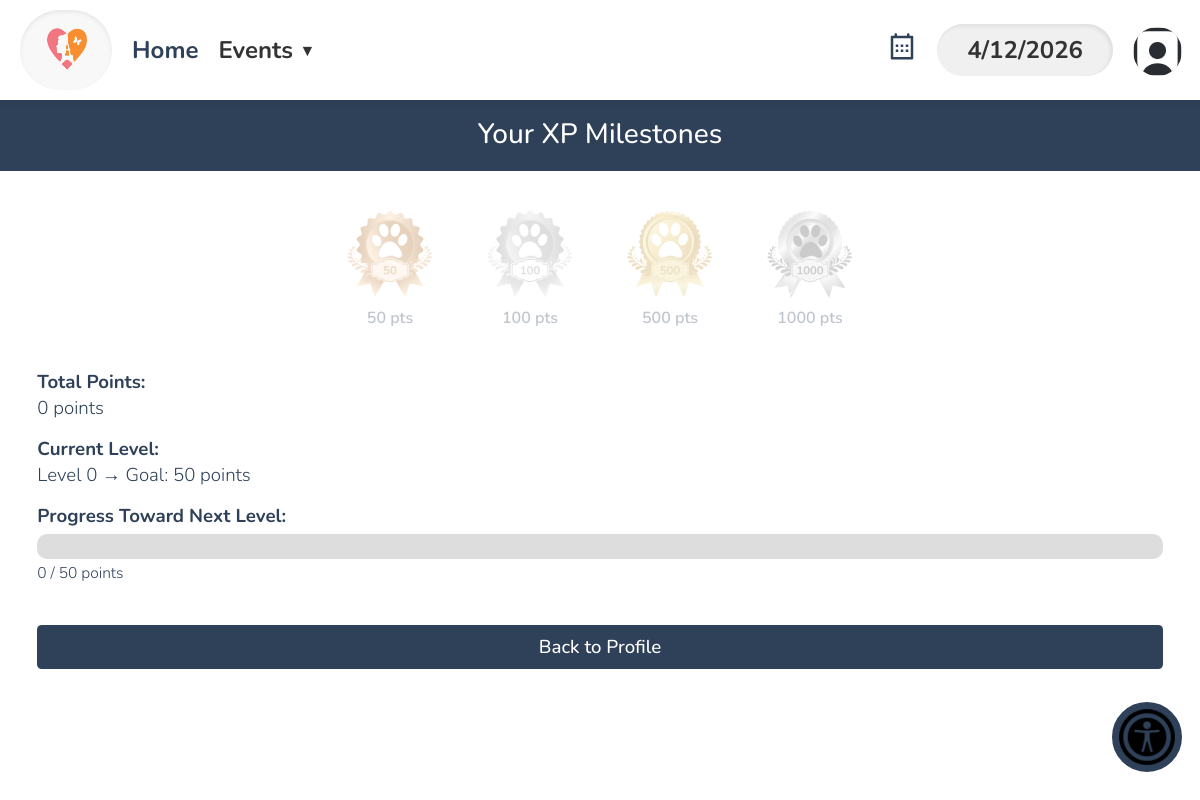
/milestonePoints.php (signed in), run on the app's committed database.
### tables this page shows
CREATE TABLE `dbpersons` (
  `id` varchar(256) NOT NULL,
  `start_date` text DEFAULT NULL,
  `first_name` text NOT NULL,
  `last_name` text DEFAULT NULL,
  `street_address` text DEFAULT NULL,
  `city` text DEFAULT NULL,
  `state` varchar(2) DEFAULT NULL,
  `zip_code` text DEFAULT NULL,
  `phone1` varchar(12) DEFAULT NULL,
  `over21` enum('true','false') DEFAULT NULL,
  `phone1type` text DEFAULT NULL,
  `emergency_contact_phone` varchar(12) DEFAULT NULL,
  `emergency_contact_phone_type` text DEFAULT NULL,
  `birthday` text DEFAULT NULL,
  `email` text DEFAULT NULL,
  `email_prefs` enum('true','false') DEFAULT NULL,
  `emergency_contact_first_name` text DEFAULT NULL,
  `contact_num` varchar(255) DEFAULT 'n/a',
  `emergency_contact_relation` text DEFAULT NULL,
  `contact_method` text DEFAULT NULL,
  `type` text DEFAULT NULL,
  `status` text DEFAULT NULL,
  `notes` longtext DEFAULT NULL,
  `password` text DEFAULT NULL,
  `affiliation` varchar(100) DEFAULT NULL,
  `branch` varchar(100) DEFAULT NULL,
  `archived` tinyint(1) DEFAULT NULL,
  `emergency_contact_last_name` text DEFAULT NULL,
  `gender` varchar(20) DEFAULT NULL,
  `t_shirt_size` varchar(10) DEFAULT NULL,
  `computer_access` enum('yes','no') DEFAULT NULL,
  `camera_access` enum('yes','no') DEFAULT NULL,
  `transportation_access` enum('yes','no') DEFAULT NULL,
  `skills` text DEFAULT NULL,
  `experience` text DEFAULT NULL,
  `about_consent` enum('yes','no') DEFAULT NULL,
  `total_hours_volunteered` decimal(8,2) DEFAULT 0.00,
  `force_password_change` tinyint(1) DEFAULT 0,
  `profile_pic` varchar(512) DEFAULT 'images/usaicon.png',
  `cpr_training_completion` enum('yes','no') DEFAULT 'no',
  `aed_training_completion` enum('yes','no') DEFAULT 'no',
  `has_disability` enum('yes','no') DEFAULT 'no',
  `disability_specifications` varchar(255) DEFAULT NULL
);

### database/dbPersons.php (called while the page is built, shortened)
<?php
    function get_profile_pic($id) {
        $con = connect();
        $id = mysqli_real_escape_string($con, $id);
        $query = "SELECT profile_pic FROM dbpersons WHERE id = '$id'";
        $result = mysqli_query($con, $query);
        $row = mysqli_fetch_assoc($result);
        return !empty($row['profile_pic']) ? $row['profile_pic'] : 'images/usaicon.png';
    }

### milestonePoints.php (the view, shortened to what this page needs)
<?php
require_once('database/dbPersons.php');
$userID = $_SESSION['_id'];
$points = 0;
$con = connect();
$escaped_id = mysqli_real_escape_string($con, $userID);
$query = "SELECT total_hours_volunteered FROM dbpersons WHERE id = '$escaped_id'";
$result = mysqli_query($con, $query);
if ($row = mysqli_fetch_assoc($result)) {
    $points = round($row['total_hours_volunteered']);
}
$xp_levels = [50, 100, 500, 1000];
$current_level = 0;
$next_level = 50;
foreach ($xp_levels as $level) {
    if ($points < $level) {
        $next_level = $level;
        break;
    }
    $current_level = $level;
}
?>
<!DOCTYPE html>
<html>
<head>
    <?php require_once('universal.inc'); ?>
    <link rel="stylesheet" href="css/base.css" type="text/css" />
</head>
<body>
<?php require_once('header.php'); ?>
<h1>Your XP Milestones</h1>
<main class="dashboard">
    <div class="badge-row">
        <?php foreach ($xp_levels as $badge):
            $unlocked = $points >= $badge;
            $imgPath = "images/{$badge}.png";
        ?>
            <div class="badge <?php echo $unlocked ? 'unlocked' : ''; ?>">
                <img src="<?php echo $imgPath; ?>" alt="<?php echo $badge; ?> Point Badge">
                <div class="badge-label"><?php echo $badge; ?> pts</div>
            </div>
        <?php endforeach; ?>
    </div>
    <div class="xp-info">
        <div class="field-pair">
            <label><strong>Total Points:</strong></label>
            <p><?php echo $points ?> point<?php echo ($points === 1 ? '' : 's') ?></p>
        </div>
        <div class="field-pair">
            <label><strong>Current Level:</strong></label>
            <p>Level <?php echo $current_level ?> → Goal: <?php echo $next_level ?> points</p>
        </div>
        <div class="field-pair">
            <label><strong>Progress Toward Next Level:</strong></label>
            <div class="xp-bar-container">
            </div>
            <small><?php echo $points ?> / <?php echo $next_level ?> points</small>
        </div>
    </div>
    <a class="button" href="viewProfile.php">Back to Profile</a>
</main>
</body>
</html>

### partials/nav_volunteer.php (shortened to what this page needs)
<div class="navbar">
    <div class="left-section">
        <div class="logo-container">
            <a href="index.php"><img src="images/cropped-logo.png" alt="Logo"></a>
        </div>
        <div class="nav-links">
            <div class="nav-item"><a href="index.php">Home</a></div>
            <div class="nav-item">Events <span class="dropdown-arrow">&#9660</span>
            </div>
        </div>
    </div>
    <div class="right-section">
        <a href="calendar.php">
            <div class="icon-butt">
            </div>
        </a>
        <div class="date-box"></div>
        <div class="nav-links">
            <div class="nav-item" style="outline:none;">
                <div class="icon">
                    <img src="<?= $_pfp_escaped ?>" alt="User Icon" class="icon-img in-nav-img" style="width:49px; height:49px; min-width:49px; min-height:49px; max-width:49px; max-height:49px; object-fit:cover; border-radius:50%;">
                </div>
            </div>
        </div>
    </div>
    </div>

### css/base.css (style rules this page uses)
html, body, header, main, footer, div, span, p, h1, h2, h3, h4, h5, h6, ul, ol, li, input, select, textarea, form, section, label, table, td, tr, th, form, fieldset, em, button, a { padding: 0; margin: 0; font-size: inherit; font-family: inherit; font-weight: inherit; text-decoration: none; font-style: normal; box-sizing: border-box; text-align: left; list-style-type: none; border-spacing: 0; }
:root { --page-background-color: #ffffff; --page-font-color: var(--main-color); --inactive-font-color: #666666; --inactive-background-color: #fafafa; --standout-background: #f8f4ef; --happy-toast-background-color: var(--main-color); --happy-toast-font-color: white; --info-toast-background-color: var(--main-color); --info-toast-font-color: white; --error-toast-background-color: #701a1a; --error-toast-font-color: white; --shadow-and-border-color: #e8e8e8; --main-color: #2f4159; --accent-color: #f5c16e; --secondary-accent-color: #f6a4b5; --wv-accent-color: #f5c16e; --wv-accent-foreground: #f6a4b5; --wv-bg-light: #ffffff; --wv-text-dark: #111111; --wv-muted-text: #6b6b6b; --calendar-event-color: #999; --calendar-event-color-hover: #777777; --calendar-today-border: 2px solid var(--secondary-accent-color); --button-font-color: rgb(255, 255, 255); --button-padding: 0.5rem 1.5rem; --button-border-radius: 0.25rem; --standard-border: 1px solid #333333; --light-border: 1px solid var(--shadow-and-border-color); --text-field-border: 2px solid #e8e8e8; --cancel-button-background-color: var(--secondary-accent-color); --error-color: red; font-size: 18px; font-family: Montserrat; font-weight: 300; }
body { background-color: var(--page-background-color); color: var(--main-color); font-family: Montserrat; }
header ul > li, header span { font-size: 0.75rem; list-style-type: none; }
a { color: var(--main-color); }
input[type=submit], button, .button, a.button-signup { color: var(--button-font-color); background-color: var(--main-color); padding: var(--button-padding); border: none; border-radius: var(--button-border-radius); font-weight: 500; width: 100%; transition: background-color .3s; cursor: pointer; text-align: center; margin: 10px 0px; }
label { color: var(--main-color); font-weight: 600; width: 100%; text-align: left; }
h1 { font-size: 1.5rem !important; font-weight: 500 !important; margin-bottom: 2rem; background-color: var(--main-color); color: var(--page-background-color); width: 100%; text-align: center; padding: 1rem; }
.button { display: inline-block; }
main.dashboard { padding: 0 2rem; }
.navbar { width: 100%; height: 95px; position: fixed; top: 0; left: 0; background: #ffffff; box-shadow: 0px 2px 8px rgba(0, 0, 0, 0.1); display: flex; align-items: center; padding: 0 20px; z-index: 1000; }
.left-section { display: flex; align-items: center; gap: 30px; }
.logo-container { background: #f8f8f8; padding: 10px 20px; border-radius: 50px; box-shadow: 0px 2px 4px rgba(0, 0, 0, 0.08) inset; }
.logo-container img { width: 128px; height: 52px; display: block; }
.nav-links { display: flex; gap: 20px; }
.nav-links div { font-size: 24px; font-weight: 700; color: black; cursor: pointer; }
.right-section { margin-left: auto; display: flex; align-items: center; gap: 20px; }
.date-box { background: #f0f0f0; padding: 10px 30px; border-radius: 50px; box-shadow: -2px 2px 4px rgba(0, 0, 0, 0.08) inset; color: #333333; font-size: 24px; font-weight: 700; text-align: center; }
.icon { width: 47px; height: 47px; border-radius: 50%; }

### milestonePoints.php (style rules this page uses)
.badge-row { display: flex; justify-content: center; flex-wrap: wrap; gap: 50px; margin: 20px 0 40px; }
.badge { display: flex; flex-direction: column; align-items: center; opacity: 0.3; transition: opacity 0.3s ease; }
.badge img { height: 90px; }
.badge-label { margin-top: 8px; font-size: 16px; font-weight: 600; }
.xp-bar-container { background-color: #ddd; width: 100%; height: 25px; border-radius: 10px; overflow: hidden; margin-top: 5px; }
.xp-info { margin-bottom: 30px; }
.field-pair { margin-bottom: 15px; }
.button { margin-top: 30px; }

### data on the page
dbpersons: profile_pic (picture), total_hours_volunteered "0"

### other printed values
$badge "50"
$badge "100"
$badge "500"
$badge "1000"
$current_level "0"
$next_level "50"
